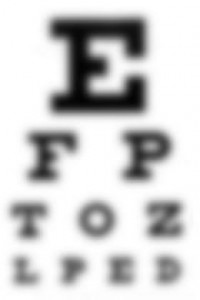
#> input picture vizeodev/bulanik.jpeg, 200 x 300 px
$ jupyter execute metin4.ipynb
#> lines starting #> are read from the running program, lines starting #| are printed output that depends on the picture; after the words box and inside, x2 and y2 are one past the last pixel; in counts of white or black regions, pixels touching at a corner belong together
[cell 1]
import cv2
import numpy as np
import matplotlib.pyplot as plt

image = cv2.imread("bulanik.jpeg")
#> image is the input picture: shape (300, 200, 3); min 2, max 255, mean 206.6
image = cv2.resize(image, (500, 600))
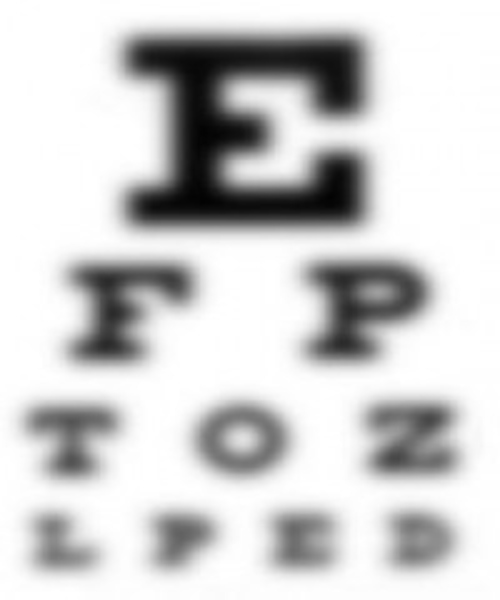
#> image: shape (600, 500, 3); min 2, max 255, mean 206.6
image_bw = cv2.cvtColor(image, cv2.COLOR_BGR2GRAY)
clahe = cv2.createCLAHE(clipLimit=5)
final_img = clahe.apply(image_bw) + 30
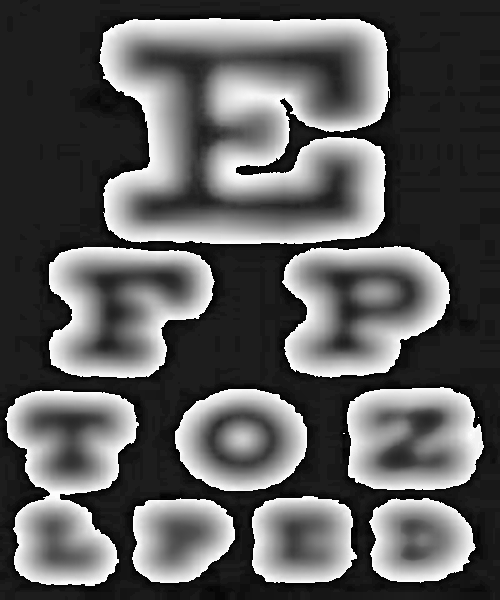
#> final_img: shape (600, 500); min 0, max 255, mean 92.1
_, ordinary_img = cv2.threshold(image_bw, 155, 255, cv2.THRESH_BINARY)
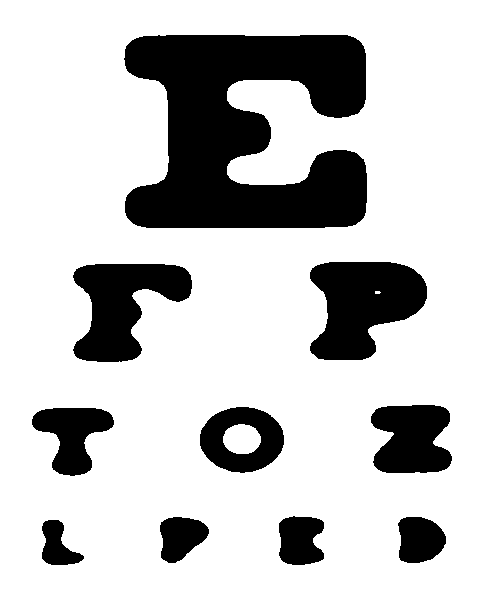
#> ordinary_img: shape (600, 500); 78.4% white; 10 black regions, largest, box (x1, y1, x2, y2) and area: (124, 35, 367, 228) 32674, (310, 262, 427, 360) 7962, (73, 264, 192, 362) 6820
plt.figure(figsize=(8, 8))
plt.subplot(2, 2, 1), plt.imshow(image, cmap='gray')
plt.title('Original'), plt.xticks([]), plt.yticks([])
plt.subplot(2, 2, 2), plt.imshow(ordinary_img, cmap='gray')
plt.title('Ordinary Threshold'), plt.xticks([]), plt.yticks([])
plt.subplot(2, 2, 3), plt.imshow(final_img, cmap='gray')
plt.title('CLAHE image'), plt.xticks([]), plt.yticks([])

plt.show()
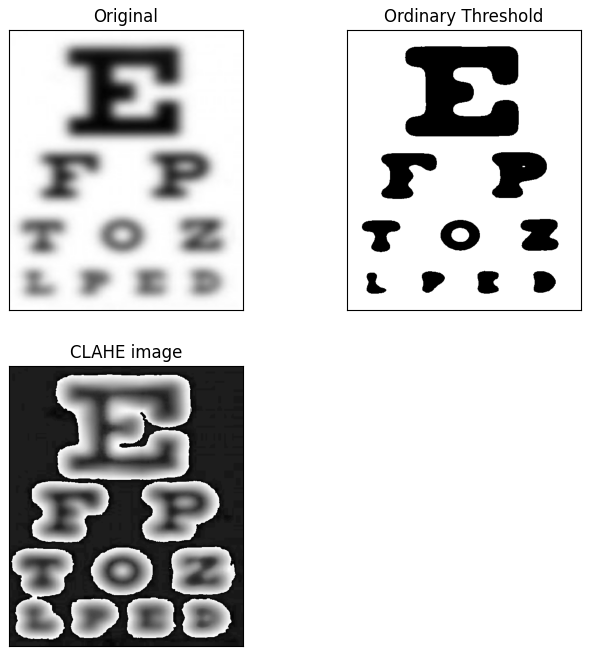
#> figure drawn by matplotlib, 3 panels
